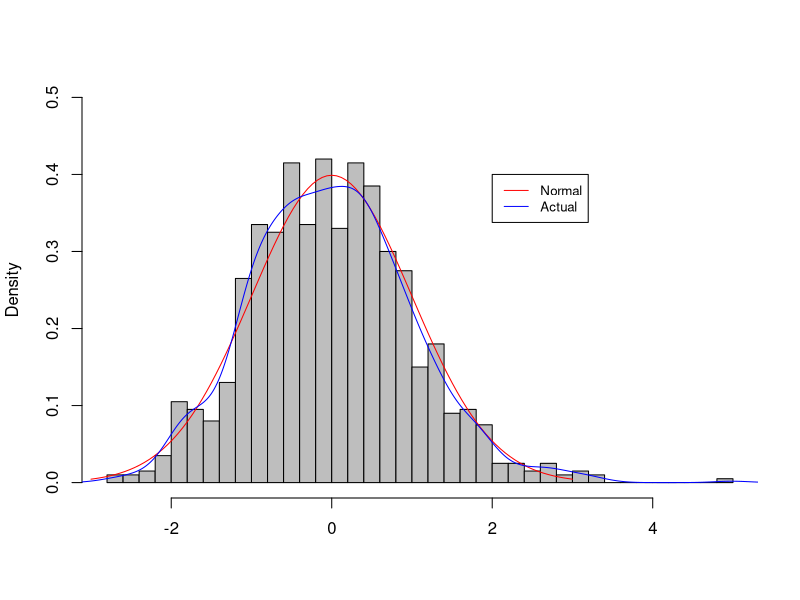

Reproduce this figure in R.
## ---- chunk 1
# Set seed
set.seed(820)
lambda <- 0.2
# We perform 1000 simulations with 40 samples 
sample_size <- 40
simulations <- 1:1000

# Lets do 1000 simulations and calculate averages of 40 exponentials
means <- data.frame(x = sapply(simulations, function(x) {mean(rexp(sample_size, lambda))}))
## ---- chunk 2
# mean of distribution of averages of 40 exponentials
mean(means$x)
# mean from theoretical expression
1/lambda
## ---- chunk 3
# standard deviation of distribution of averages of 40 exponentials
sd(means$x)
# standard deviation from theoretical expression
(1/lambda)/sqrt(sample_size)

# Variance of the sample mean
var(means$x)
# Theoritcal variance of the distribution
1/((lambda*lambda) * sample_size)
## ---- chunk 4
hist(scale(means$x),probability=T,main='',ylim=c(0,0.5),xlab='', col='gray', nclass = 40)
curve(dnorm(x,0,1),-3,3, col='red',add=T) # normal distribution
lines(density(scale(means$x)),col='blue') # actual distribution 
legend(2,0.4,c('Normal','Actual'),cex=0.8,col=c('red','blue'),lty=1)
